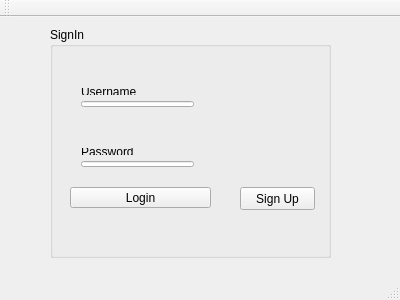
<?xml version="1.0" encoding="UTF-8"?>
<ui version="4.0">
 <class>MainWindow</class>
 <widget class="QMainWindow" name="MainWindow">
  <property name="geometry">
   <rect>
    <x>0</x>
    <y>0</y>
    <width>400</width>
    <height>300</height>
   </rect>
  </property>
  <property name="windowTitle">
   <string>MainWindow</string>
  </property>
  <widget class="QWidget" name="centralWidget">
   <widget class="QGroupBox" name="groupBox">
    <property name="geometry">
     <rect>
      <x>50</x>
      <y>10</y>
      <width>281</width>
      <height>231</height>
     </rect>
    </property>
    <property name="title">
     <string>SignIn</string>
    </property>
    <widget class="QWidget" name="layoutWidget">
     <property name="geometry">
      <rect>
       <x>20</x>
       <y>110</y>
       <width>135</width>
       <height>41</height>
      </rect>
     </property>
     <layout class="QVBoxLayout" name="verticalLayout_2">
      <item>
       <widget class="QLabel" name="label_2">
        <property name="text">
         <string>Password</string>
        </property>
       </widget>
      </item>
      <item>
       <widget class="QLineEdit" name="lineEdit_password"/>
      </item>
     </layout>
    </widget>
    <widget class="QPushButton" name="pushButton_Login">
     <property name="geometry">
      <rect>
       <x>20</x>
       <y>160</y>
       <width>141</width>
       <height>21</height>
      </rect>
     </property>
     <property name="text">
      <string>Login</string>
     </property>
    </widget>
    <widget class="QWidget" name="layoutWidget">
     <property name="geometry">
      <rect>
       <x>20</x>
       <y>50</y>
       <width>135</width>
       <height>41</height>
      </rect>
     </property>
     <layout class="QVBoxLayout" name="verticalLayout">
      <item>
       <widget class="QLabel" name="label">
        <property name="text">
         <string>Username</string>
        </property>
       </widget>
      </item>
      <item>
       <widget class="QLineEdit" name="lineEdit_username"/>
      </item>
     </layout>
    </widget>
    <widget class="QPushButton" name="pushButton">
     <property name="geometry">
      <rect>
       <x>190</x>
       <y>160</y>
       <width>75</width>
       <height>23</height>
      </rect>
     </property>
     <property name="text">
      <string>Sign Up</string>
     </property>
    </widget>
   </widget>
  </widget>
  <widget class="QMenuBar" name="menuBar">
   <property name="geometry">
    <rect>
     <x>0</x>
     <y>0</y>
     <width>400</width>
     <height>21</height>
    </rect>
   </property>
  </widget>
  <widget class="QToolBar" name="mainToolBar">
   <attribute name="toolBarArea">
    <enum>TopToolBarArea</enum>
   </attribute>
   <attribute name="toolBarBreak">
    <bool>false</bool>
   </attribute>
  </widget>
  <widget class="QStatusBar" name="statusBar"/>
 </widget>
 <layoutdefault spacing="6" margin="11"/>
 <resources/>
 <connections/>
</ui>
